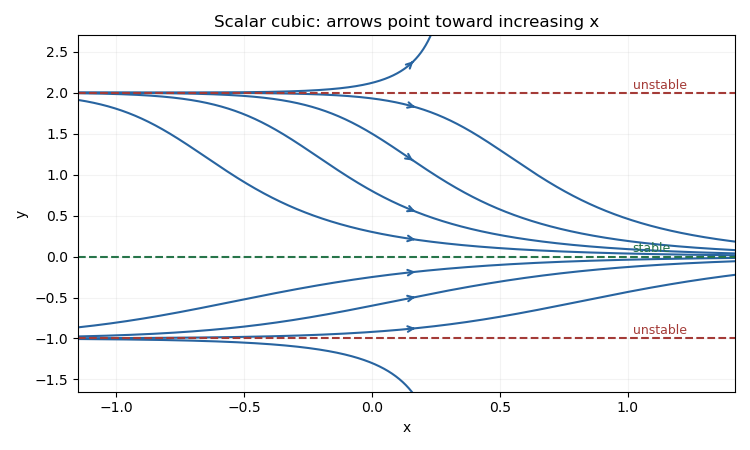

Here is the Python script that generated this plot:
"""Python 3.14; numpy 2.3.5 and matplotlib 3.10.7. Emit an opaque PNG to cwd.
The caller supplies MPLCONFIGDIR; no cache location is changed here.
"""
from pathlib import Path
import numpy as np
import matplotlib
matplotlib.use("Agg")
import matplotlib.pyplot as plt

def rhs(y):
    return y * (y - 2) * (y + 1)

def curve(y0, sign):
    h = sign * 0.001
    x, y = 0.0, float(y0)
    pts = [(x, y)]
    for _ in range(1500):
        k1 = rhs(y)
        k2 = rhs(y + h*k1/2)
        k3 = rhs(y + h*k2/2)
        k4 = rhs(y + h*k3)
        y += h*(k1 + 2*k2 + 2*k3 + k4)/6
        x += h
        if abs(y) > 3.5:
            break
        pts.append((x, y))
    return np.asarray(pts)

fig, ax = plt.subplots(figsize=(7.5, 4.5), dpi=100, facecolor="white")
for y0 in [-1.3, -.92, -.6, -.25, .3, .8, 1.5, 1.93, 2.12]:
    a, b = curve(y0, -1), curve(y0, 1)
    xy = np.vstack([a[::-1], b[1:]])
    ax.plot(xy[:, 0], xy[:, 1], color="#2864a0", lw=1.5)
    j = min(160, len(b)-12)
    if j > 5:
        ax.annotate("", xy=b[j+10], xytext=b[j-10],
                    arrowprops=dict(arrowstyle="->", color="#2864a0", lw=1.5))
for y, label, color in [(-1, "unstable", "#a43b37"), (0, "stable", "#27754a"),
                         (2, "unstable", "#a43b37")]:
    ax.axhline(y, color=color, ls="--", lw=1.5)
    ax.text(1.02, y+.05, label, color=color, fontsize=9)
ax.set(xlim=(-1.15, 1.42), ylim=(-1.65, 2.7), xlabel="x", ylabel="y",
       title="Scalar cubic: arrows point toward increasing x")
ax.grid(alpha=.15)
fig.tight_layout()
fig.savefig(Path.cwd() / "paper-2-scalar-solutions.png", dpi=100,
            facecolor="white", transparent=False)
plt.close(fig)
